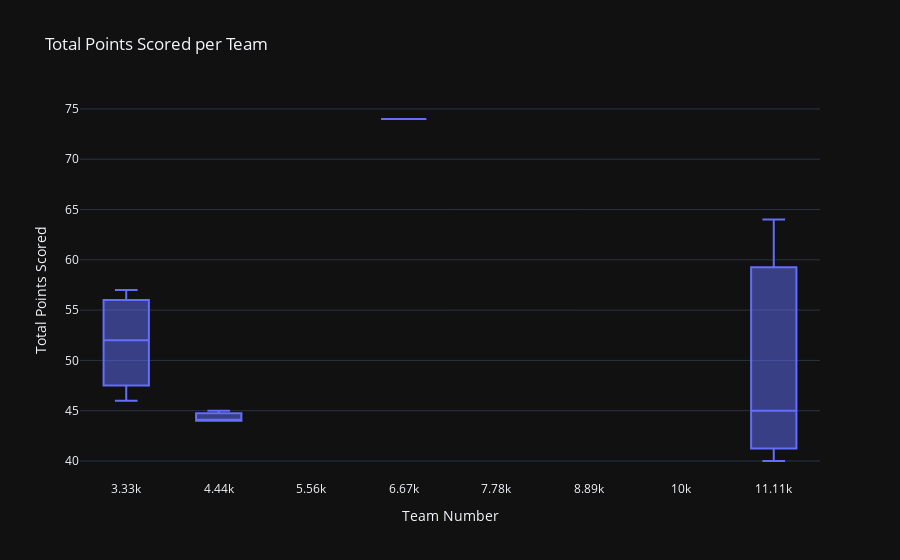

Notebook code cell kept with this figure:
### Code cell
#add team thing
fig = px.box(new_df, x="Team Number", y= "Total Points Scored", title="Total Points Scored per Team")
fig.show()

### Figure 1 — Plotly figure (JSON) as saved in the notebook; plotly's stock layout.template omitted (floating-point values rounded to 4 significant figures)
{"data": [{"alignmentgroup": "True", "hovertemplate": "Team Number=%{x}<br>Total Points Scored=%{y}<extra></extra>", "legendgroup": "", "marker": {"color": "#636efa"}, "name": "", "notched": false, "offsetgroup": "", "orientation": "v", "showlegend": false, "x": [3333, 6666, 11111, 4444, 11111, 3333, 4444, 3333, 11111, 3333, 4444], "x0": " ", "xaxis": "x", "y": [49, 74, 40, 44, 45, 57, 44, 55, 64, 46, 45], "y0": " ", "yaxis": "y", "type": "box"}], "layout": {"xaxis": {"anchor": "y", "domain": [0.0, 1.0], "title": {"text": "Team Number"}}, "yaxis": {"anchor": "x", "domain": [0.0, 1.0], "title": {"text": "Total Points Scored"}}, "legend": {"tracegroupgap": 0}, "title": {"text": "Total Points Scored per Team"}, "boxmode": "group"}}
